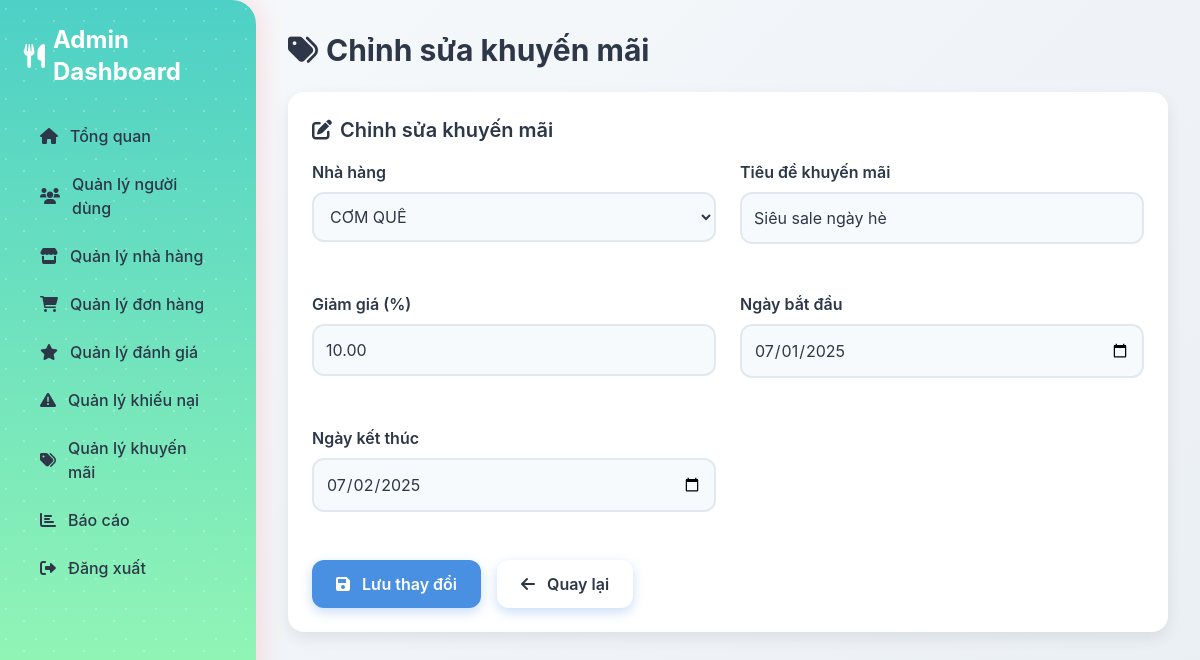
Page /modules/promotions/edit_promotion.php?id=1 (signed in) on the earlier database version.
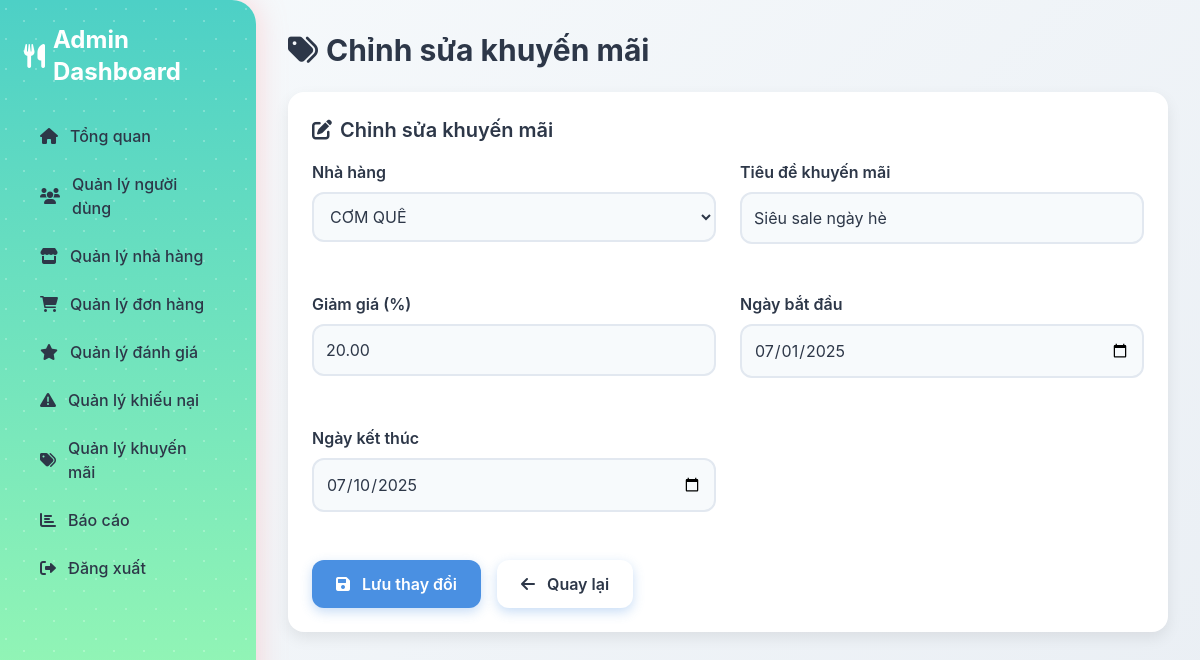
Same page on the later database version.
### tables this page shows
CREATE TABLE `promotions` (
  `id` int(11) NOT NULL,
  `restaurant_id` int(11) DEFAULT NULL,
  `title` varchar(100) NOT NULL,
  `discount_percentage` decimal(5,2) DEFAULT NULL,
  `start_date` date DEFAULT NULL,
  `end_date` date DEFAULT NULL
);

CREATE TABLE `restaurants` (
  `id` int(11) NOT NULL,
  `name` varchar(100) NOT NULL,
  `address` text NOT NULL,
  `owner_id` int(11) DEFAULT NULL,
  `status` enum('pending','approved','rejected') DEFAULT 'pending',
  `image` varchar(255) DEFAULT NULL
);

### modules/promotions/edit_promotion.php (the view, shortened to what the changed rows need)
<?php
require __DIR__ . '/../../config/db_connect.php';
$promotion_id = $_GET['id'] ?? null;
try {
    $stmt = $pdo->prepare("SELECT id, restaurant_id, title, discount_percentage, start_date, end_date FROM promotions WHERE id = ?");
    $stmt->execute([$promotion_id]);
    $promotion = $stmt->fetch();
} catch (PDOException $e) {
    $error = "Lỗi cơ sở dữ liệu: " . $e->getMessage();
    error_log("Database error in edit_promotion.php: " . $e->getMessage());
}
try {
    $stmt = $pdo->query("SELECT id, name FROM restaurants ORDER BY name");
    $restaurants = $stmt->fetchAll();
} catch (PDOException $e) {
    $error = "Lỗi khi lấy danh sách nhà hàng: " . $e->getMessage();
    error_log("Database error when fetching restaurants: " . $e->getMessage());
}
?>
<!DOCTYPE html>
<html lang="vi">
<head>
    <link href="https://cdn.jsdelivr.net/npm/tailwindcss@2.2.19/dist/tailwind.min.css" rel="stylesheet">
    <link href="/ad/assets/css/admin.css" rel="stylesheet">
    <link href="https://cdnjs.cloudflare.com/ajax/libs/font-awesome/6.0.0-beta3/css/all.min.css" rel="stylesheet">
    <link href="https://cdnjs.cloudflare.com/ajax/libs/animate.css/4.1.1/animate.min.css" rel="stylesheet">
</head>
<body class="flex flex-col h-screen">
    <div class="flex flex-1 overflow-hidden">
        <aside class="sidebar transition-all duration-300 ease-in-out">
            <h2 class="text-2xl font-bold mb-6 flex items-center">
                <i class="fas fa-utensils mr-2"></i> <span>Admin Dashboard</span>
            </h2>
        </aside>
        <main class="main-content flex-1 overflow-auto">
            <h1 class="text-3xl font-bold mb-6 flex items-center">
                <i class="fas fa-tags mr-2"></i> Chỉnh sửa khuyến mãi
            </h1>
            <div class="card">
                <h2 class="text-xl font-semibold mb-4 flex items-center">
                    <i class="fas fa-edit mr-2"></i> Chỉnh sửa khuyến mãi
                </h2>
                <form method="POST" action="" class="grid grid-cols-1 md:grid-cols-2 gap-6">
                    <div class="form-group">
                        <label>Nhà hàng</label>
                        <select name="restaurant_id" class="form-control" required>
                            <?php foreach ($restaurants as $restaurant): ?>
                                <option value="<?php echo htmlspecialchars($restaurant['id']); ?>" <?php echo $restaurant['id'] == $promotion['restaurant_id'] ? 'selected' : ''; ?>>
                                    <?php echo htmlspecialchars($restaurant['name']); ?>
                                </option>
                            <?php endforeach; ?>
                        </select>
                    </div>
                    <div class="form-group">
                        <label>Tiêu đề khuyến mãi</label>
                        <input type="text" name="title" class="form-control" value="<?php echo htmlspecialchars($promotion['title']); ?>" required>
                    </div>
                    <div class="form-group">
                        <label>Giảm giá (%)</label>
                        <input type="number" name="discount_percentage" class="form-control" min="0" max="100" step="0.01" value="<?php echo htmlspecialchars($promotion['discount_percentage']); ?>" required>
                    </div>
                    <div class="form-group">
                        <label>Ngày bắt đầu</label>
                        <input type="date" name="start_date" class="form-control" value="<?php echo htmlspecialchars($promotion['start_date']); ?>" required>
                    </div>
                    <div class="form-group">
                        <label>Ngày kết thúc</label>
                        <input type="date" name="end_date" class="form-control" value="<?php echo htmlspecialchars($promotion['end_date']); ?>" required>
                    </div>
                </form>
            </div>
        </main>
    </div>
</body>
</html>

Differences in the rows shown:
changed promotions "Siêu sale ngày hè": discount_percentage "10.00" → "20.00"; end_date "07/02/2025" → "07/10/2025"
